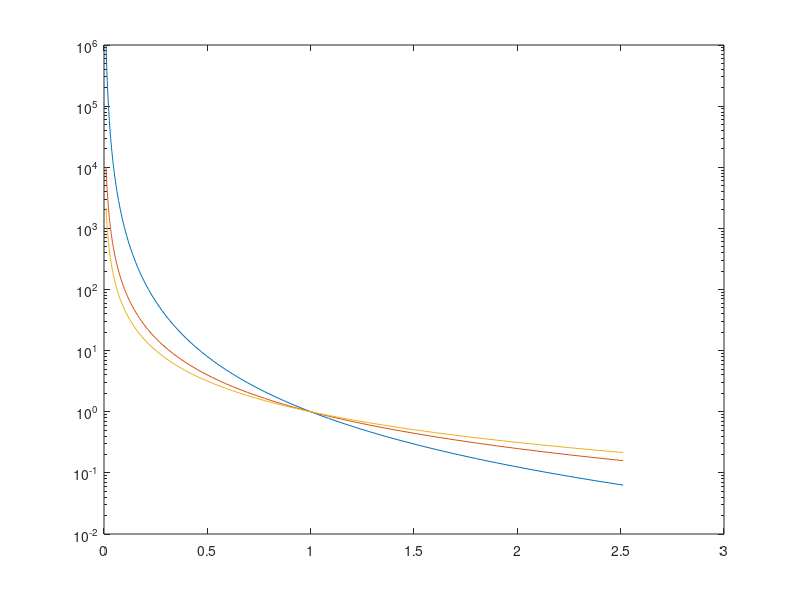

The MATLAB source for this figure: (Note: this script raises an error after producing the figure.)
gamma = @(d) (2+d)./d;
rho = @(p,d) p.^(-gamma(d));

d = 1:3;

p = logspace(-2,0.4,100);

hca = subplot(1,1,1);
semilogy(hca,p,rho(p,d(1)),p,rho(p,d(2)),p,rho(p,d(3)));
hca.XLim =[p(1) p(end)];

hca.XLabel.String = 'p/p_0';
hca.YLabel.String = '\rho/\rho_0';
hleg = legend(hca,{sprintf('d=%g',d(1)),'d=2','d=3'});
hleg.Title.String = 'd';
hca.Title.String = '\gamma = (d+2)/2';
